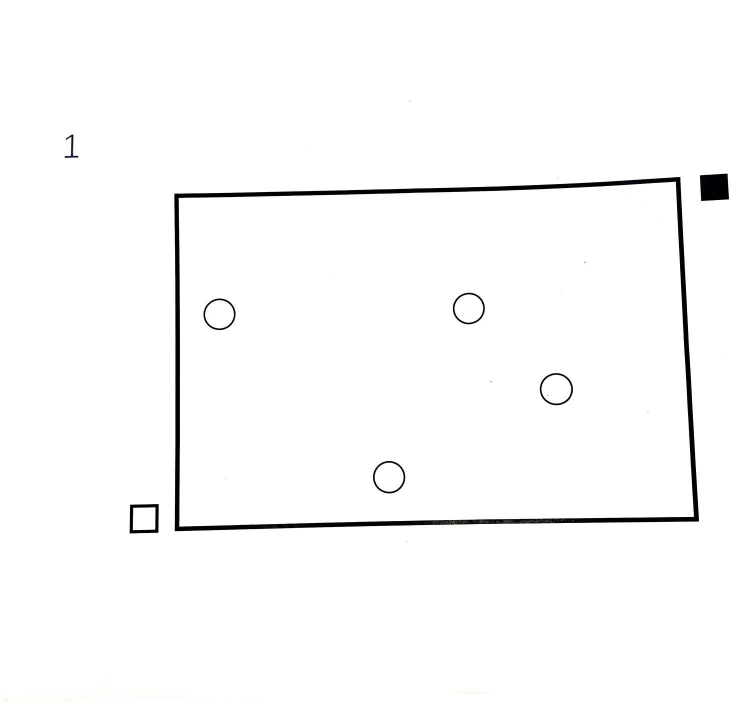
#> input picture P2_No1.jpg, 1512 x 1405 px (shown at 1/2 size)
$ python 2-copy2.py
#> lines starting #> are read from the running program, lines starting #| are printed output that depends on the picture; after the words box and inside, x2 and y2 are one past the last pixel; in counts of white or black regions, pixels touching at a corner belong together
import cv2
import numpy as np

image_path = 'P2_No1.jpg'
image = cv2.imread(image_path)
#> image is the input picture: shape (1405, 1512, 3); mean B, G, R 250.5, 250.5, 250.5


# [51 lines left out: function stackImages, not called in this run]


def resize_image(image, scale_percent):
#> called with scale_percent = 30
    width = int(image.shape[1] * scale_percent / 100)
#> width = 453
    height = int(image.shape[0] * scale_percent / 100)
#> height = 421
    dim = (width, height)
#> dim = (453, 421)
    resized_image = cv2.resize(image, dim, interpolation=cv2.INTER_AREA)
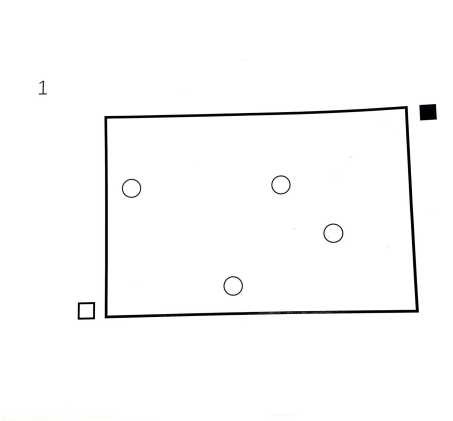
#> resized_image: shape (421, 453, 3); mean B, G, R 250.5, 250.5, 250.5
    return resized_image


resized_image = resize_image(image, 30)


def detect_color(image):
    # 定义颜色阈值范围
    white_lower = np.array([0, 0, 200])
    white_upper = np.array([255, 50, 255])
    black_lower = np.array([0, 0, 0])
    black_upper = np.array([180, 255, 30])

    # 将图像转换到HSV颜色空间
    hsv = cv2.cvtColor(image, cv2.COLOR_BGR2HSV)

    # 创建黑白色彩区域的掩码
    white_mask = cv2.inRange(hsv, white_lower, white_upper)
    black_mask = cv2.inRange(hsv, black_lower, black_upper)

    # 如果白色掩码中有像素，则认为该矩形为白色
    if cv2.countNonZero(white_mask) > 0:
        return "White"
    # 如果黑色掩码中有像素，则认为该矩形为黑色
    elif cv2.countNonZero(black_mask) > 0:
        return "Black"
    else:
        return "Unknown"


cropped_regions = []
Cropped_Regions = []


def getContours(img):
    contours, _ = cv2.findContours(
        img, cv2.RETR_EXTERNAL, cv2.CHAIN_APPROX_SIMPLE)

    rectangles = []
    for cnt in contours:
        area = cv2.contourArea(cnt)
        # print(area)
        if area < 500:
            cv2.drawContours(imgContour, cnt, -1, (255, 0, 0), 3)
            peri = cv2.arcLength(cnt, True)
            # print(peri)
            approx = cv2.approxPolyDP(cnt, 0.02*peri, True)
            # print(len(approx))
            objCor = len(approx)

            if objCor < 5:
                x, y, w, h = cv2.boundingRect(approx)
                cv2.rectangle(imgContour, (x, y), (x+w, y+h), (0, 255, 0), 2)
                center_x = (x + x + w) / 2
                center_y = (y + y + h) / 2
                center = (x + w // 2, y + h // 2)
                # print("Rectangle center:", (center_x, center_y))  # 输出中心点坐标
                rectangles.append((center_x, center_y))

                # 裁剪出矩形区域
                cropped_region = image[y:y+h, x:x+w]
                cropped_regions.append(cropped_region)
                Cropped_Regions.append((x, y, w, h))

                # 检测矩形区域的颜色
                color = detect_color(cropped_region)
                print("Color of the rectangle:", color)

    return rectangles


imgContour = resized_image.copy()
gray = cv2.cvtColor(resized_image, cv2.COLOR_BGR2GRAY)
blur = cv2.GaussianBlur(gray, (7, 7), 1)
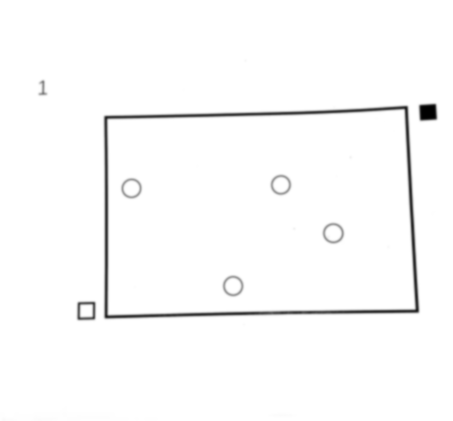
#> blur: shape (421, 453); min 1, max 255, mean 250.5
canny = cv2.Canny(blur, 50, 50)
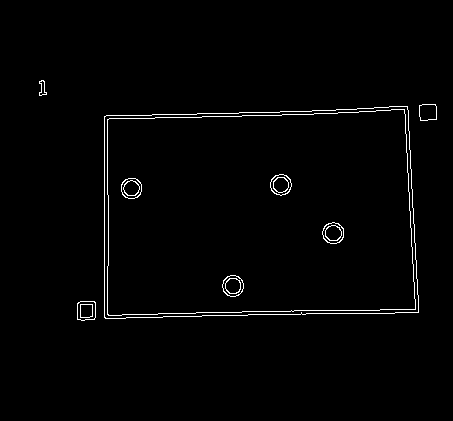
#> canny: shape (421, 453); 1.5% white in thin lines or dots, all inside (x1, y1, x2, y2) = (39, 80, 437, 321)

rectangles = getContours(canny)
#> in getContours, `contours, _ = cv2.findContours( img, cv2.RETR_EXTERNAL, cv2.CHAIN_APPR..`: contours = 4 contours; box (x1, y1, x2, y2) and area: (104, 106, 419, 319) 62712, (77, 301, 96, 321) 323, (419, 104, 437, 121) 256, (39, 80, 47, 96) 58
#> the loop in getContours, `for cnt in contours:` made 4 passes
#> (area, peri, approx, objCor, x, y, w, h) on passes 1, 3: (323, 70.49, [[78, 302], [77, 319], [94, 319], [95, 302]], 4, 77, 302, 19, 18), (256, 63.66, [[419, 105], [420, 120], [436, 119], [435, 104]], 4, 419, 104, 18, 17)
#> (area, peri, objCor) on pass 4: (58, 44.49, 11)
#| Color of the rectangle: White
#| Color of the rectangle: White
#> after the loop in getContours, `for cnt in contours:`:
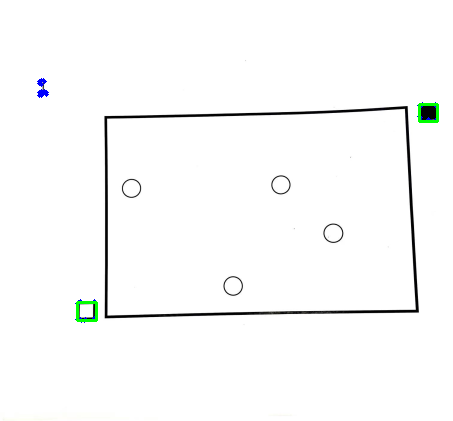
#> imgContour: shape (421, 453, 3); 0.32% of pixels changed, all inside (x1, y1, x2, y2) = (37, 78, 439, 323)
#> after the loop in getContours, `for cnt in contours:`: Cropped_Regions = [(77, 302, 19, 18), (419, 104, 18, 17)]; cropped_regions = 2 items; rectangles = [(86.5, 311), (428, 112.5)]
#> rectangles = [(86.5, 311), (428, 112.5)]
for i, rectangle in enumerate(rectangles):
    print(f"Rectangle Center {i + 1}:", rectangle[0], rectangle[1])
#> this loop made 2 passes
#| Rectangle Center 1: 86.5 311.0
#| Rectangle Center 2: 428.0 112.5
# imgStack = stackImages(0.3, ([gray, blur, canny]))

# cv2.imshow('gray', gray)
cv2.imshow('imgContour', imgContour)

# 在循环结束后显示所有裁剪的区域
for i, region in enumerate(cropped_regions):
    cv2.imshow(f'cropped_region_{i}', region)
#> this loop made 2 passes

for rect in Cropped_Regions:
    x, y, w, h = rect
    print("x:", x, "y:", y, "w:", w, "h:", h)
#> this loop made 2 passes
#| x: 77 y: 302 w: 19 h: 18
#| x: 419 y: 104 w: 18 h: 17


cv2.waitKey(0)
cv2.destroyAllWindows()

$ run again, with P2_No76.jpg copied over P2_No1.jpg
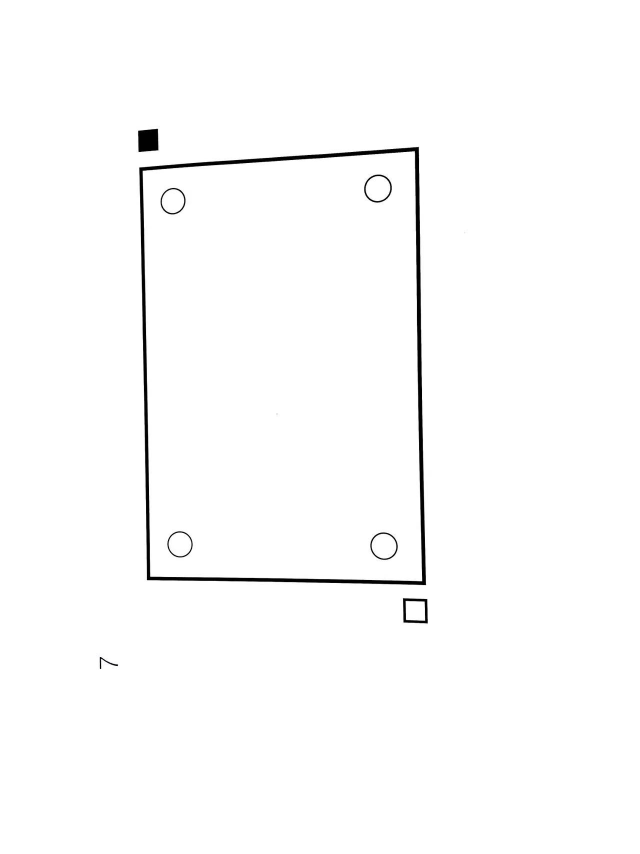
#> input picture P2_No76.jpg, 1280 x 1707 px (shown at 1/2 size)
#> image is the input picture: shape (1707, 1280, 3); mean B, G, R 252.1, 252.1, 252.1
#> `canny = cv2.Canny(blur, 50, 50)`:
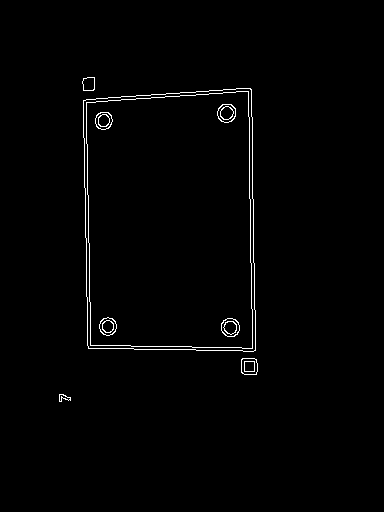
#> canny: shape (512, 384); 1.2% white in thin lines or dots, all inside (x1, y1, x2, y2) = (59, 77, 258, 402)
#> contours = 4 contours; box (x1, y1, x2, y2) and area: (83, 88, 256, 352) 42935, (241, 358, 258, 375) 244, (82, 77, 95, 91) 142, (59, 394, 71, 402) 42
#> the loop in getContours, `for cnt in contours:` made 4 passes
#> (area, peri, objCor) on passes 1, 2, 4: (41.5, 38.73, 10), (244, 60.49, 5), (142, 47.66, 5)
#> after the loop in getContours, `for cnt in contours:`:
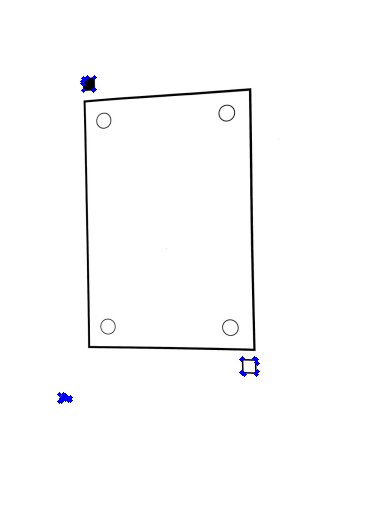
#> imgContour: shape (512, 384, 3); mean B, G, R 252.2, 251.8, 251.8
#> after the loop in getContours, `for cnt in contours:`: Cropped_Regions = []
